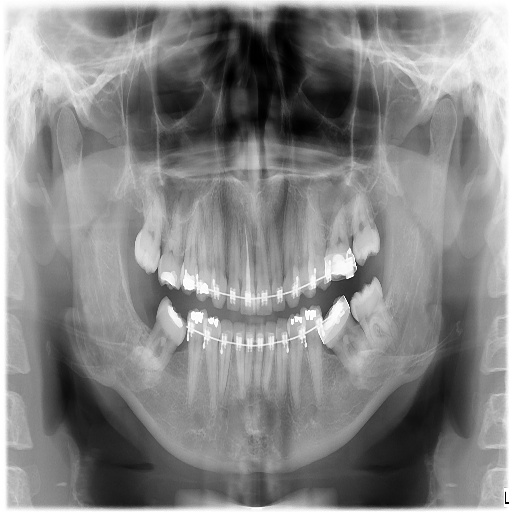
#> input picture Experiment_05/Inputs/images/CT.jpg, 512 x 512 px
$ python task_5_2.py   (older library calls are emulated)
#> lines starting #> are read from the running program, lines starting #| are printed output that depends on the picture
"""
Experiment 05 - Task 5.2: Prewitt vs. Sobel Noise Sensitivity Benchmarking
Quantifying Spurious Edge Breakthrough in Homogeneous Background Air ROI
Course: Medical Image Processing (B.Sc. Biomedical Engineering)
Faculty: Engr. Rana Talha Khalid | Riphah International University
"""

import os
import cv2
import numpy as np
import matplotlib.pyplot as plt
from scipy.ndimage import convolve


def run_task_5_2():
    print("=" * 70)
    print("EXPERIMENT 05 - TASK 5.2: PREWITT VS SOBEL NOISE SENSITIVITY BENCHMARK")
    print("=" * 70)

    # Path handling
    script_dir = os.path.dirname(os.path.abspath(__file__))
    exp_dir = os.path.dirname(script_dir)
    img_path = os.path.join(exp_dir, "Inputs", "images", "CT.jpg")
    if not os.path.exists(img_path):
        img_path = os.path.join(exp_dir, "..", "..", "images", "CT.jpg")

    img = cv2.imread(img_path, cv2.IMREAD_GRAYSCALE)
#> img is the input picture: shape (512, 512); min 0, max 255, mean 134.8
    if img is None:
        raise FileNotFoundError(f"Could not load image at {img_path}")

    H, W = img.shape
#> H = 512; W = 512

    # 1. Add simulated Gaussian electronic noise (sigma = 15.0)
    np.random.seed(42)
    noise_sigma = 15.0
    gaussian_noise = np.random.normal(0, noise_sigma, (H, W))
    noisy_img = np.clip(img.astype(float) + gaussian_noise, 0, 255).astype(np.uint8)

    # 2. Define homogeneous background air Region of Interest (ROI)
    # Background air at top-left corner
    r_start, r_end = 20, 80
    c_start, c_end = 20, 80
    roi_area = float((r_end - r_start) * (c_end - c_start))
    print(f"[INFO] Background Air ROI: [{r_start}:{r_end}, {c_start}:{c_end}] (Area: {int(roi_area)} pixels)")

    # 3. Prewitt Operator on Noisy Image
    px = np.array([[-1, 0, 1], [-1, 0, 1], [-1, 0, 1]], dtype=np.float32)
    py = np.array([[-1, -1, -1], [0, 0, 0], [1, 1, 1]], dtype=np.float32)
    noisy_f = noisy_img.astype(float)
    prew_mag = np.hypot(convolve(noisy_f, px), convolve(noisy_f, py))
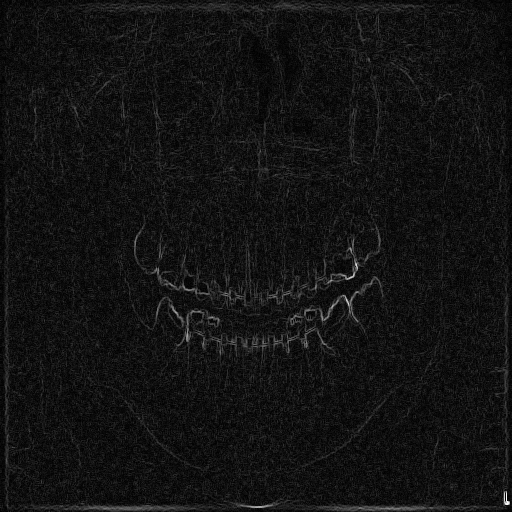
#> prew_mag: shape (512, 512) float64; min 0, max 756, mean 56.4; drawn with min black and max white

    # 4. Sobel Operator on Noisy Image
    sob_x = cv2.Sobel(noisy_img, cv2.CV_64F, 1, 0, ksize=3)
    sob_y = cv2.Sobel(noisy_img, cv2.CV_64F, 0, 1, ksize=3)
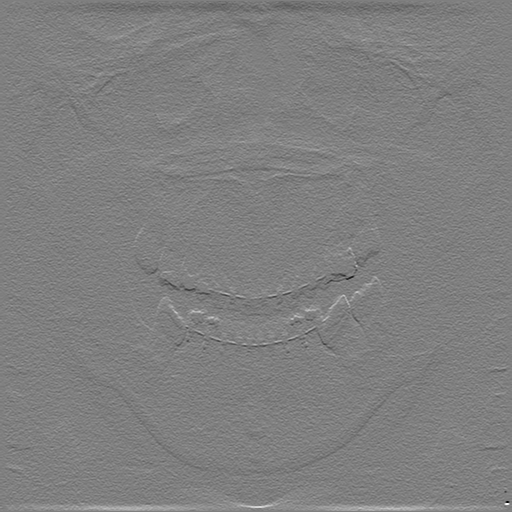
#> sob_y: shape (512, 512) float64; min -988, max 984, mean 0; drawn with min black and max white
    sob_mag = np.hypot(sob_x, sob_y)

    # 5. Calibrated Thresholding Analysis:
    # Sobel kernel has gain = 4 in orthogonal direction ([1, 2, 1]), while Prewitt has gain = 3 ([1, 1, 1]).
    # Equivalent step-edge response requires Sobel threshold = (4/3) * Prewitt threshold.
    eval_thresholds = [
        ("Level 1 (Low)", 35.0, 46.7),
        ("Level 2 (Standard)", 45.0, 60.0),
        ("Level 3 (High)", 55.0, 73.3),
        ("Level 4 (Strict)", 65.0, 86.7)
    ]

    prew_roi_counts = []
    sob_roi_counts = []
    prew_roi_rates = []
    sob_roi_rates = []

    print("\n" + "-" * 85)
    print(f"{'Sensitivity Level':<20} | {'Prewitt Th':<11} | {'Sobel Th':<10} | {'Prewitt False':<14} | {'Sobel False':<14}")
    print("-" * 85)

    for lvl_name, p_th, s_th in eval_thresholds:
        p_bin = (prew_mag > p_th).astype(np.uint8)
        s_bin = (sob_mag > s_th).astype(np.uint8)

        p_roi_cnt = int(np.count_nonzero(p_bin[r_start:r_end, c_start:c_end]))
        s_roi_cnt = int(np.count_nonzero(s_bin[r_start:r_end, c_start:c_end]))

        p_roi_rate = (p_roi_cnt / roi_area) * 100.0
        s_roi_rate = (s_roi_cnt / roi_area) * 100.0

        prew_roi_counts.append(p_roi_cnt)
        sob_roi_counts.append(s_roi_cnt)
        prew_roi_rates.append(p_roi_rate)
        sob_roi_rates.append(s_roi_rate)

        print(f"{lvl_name:<20} | {p_th:<11.1f} | {s_th:<10.1f} | {p_roi_cnt:<5} ({p_roi_rate:5.1f}%) | {s_roi_cnt:<5} ({s_roi_rate:5.1f}%)")
#> this loop made 4 passes
#> (p_roi_cnt, s_roi_cnt, p_roi_rate, s_roi_rate) on passes 1 to 4: (2317, 2427, 64.36, 67.42), (1742, 1866, 48.39, 51.83), (1247, 1389, 34.64, 38.58), (799, 928, 22.19, 25.78)
#| Level 1 (Low)        | 35.0        | 46.7       | 2317  ( 64.4%) | 2427  ( 67.4%)
#| Level 2 (Standard)   | 45.0        | 60.0       | 1742  ( 48.4%) | 1866  ( 51.8%)
#| Level 3 (High)       | 55.0        | 73.3       | 1247  ( 34.6%) | 1389  ( 38.6%)
#| Level 4 (Strict)     | 65.0        | 86.7       | 799   ( 22.2%) | 928   ( 25.8%)
#> pass 1, in run_task_5_2, `p_bin = (prew_mag > p_th).astype(np.uint8)`:
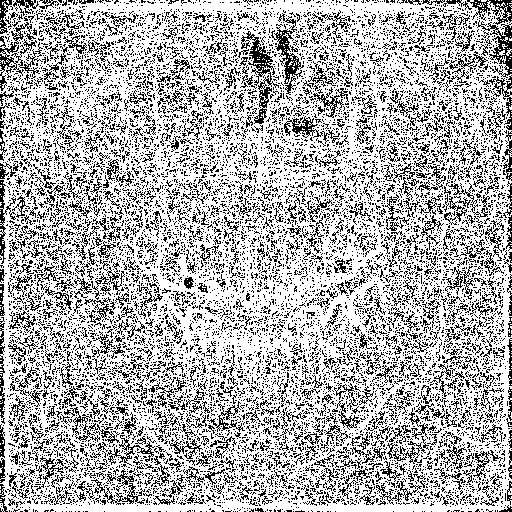
#> p_bin: shape (512, 512); values 0 (black) and 1 (white), 70.1% white; black in thin lines or dots
#> pass 1, in run_task_5_2, `s_bin = (sob_mag > s_th).astype(np.uint8)`:
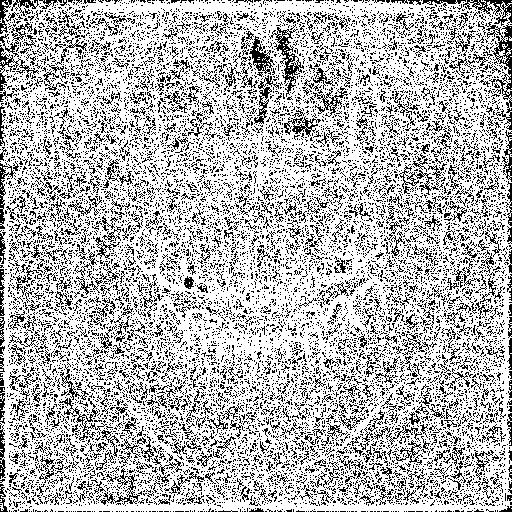
#> s_bin: shape (512, 512); values 0 (black) and 1 (white), 72.2% white; black in thin lines or dots
#> after the loop, prew_roi_counts = [2317, 1742, 1247, 799]; prew_roi_rates = [64.36, 48.39, 34.64, 22.19]; sob_roi_counts = [2427, 1866, 1389, 928]; sob_roi_rates = [67.42, 51.83, 38.58, 25.78]
    print("-" * 85)

    # Standard benchmark edge maps at Level 2 (45 vs 60)
    prew_edge_std = (prew_mag > 45.0).astype(np.uint8) * 255
#> prew_edge_std: shape (512, 512); 56.5% white; black in thin lines or dots
    sob_edge_std = (sob_mag > 60.0).astype(np.uint8) * 255
#> sob_edge_std: shape (512, 512); 59.1% white; black in thin lines or dots

    # Save outputs
    out_dir = os.path.join(exp_dir, "Outputs", "Python")
    os.makedirs(out_dir, exist_ok=True)
    cv2.imwrite(os.path.join(out_dir, "exp05_task_5_2_noisy_input.png"), noisy_img)
    cv2.imwrite(os.path.join(out_dir, "exp05_task_5_2_prewitt_noisy.png"), prew_edge_std)
    cv2.imwrite(os.path.join(out_dir, "exp05_task_5_2_sobel_noisy.png"), sob_edge_std)

    # Visualization
    fig, axes = plt.subplots(2, 2, figsize=(13, 11), dpi=300)

    # 1. Noisy image with ROI box
    roi_disp = cv2.cvtColor(noisy_img, cv2.COLOR_GRAY2RGB)
    cv2.rectangle(roi_disp, (c_start, r_start), (c_end, r_end), (255, 0, 0), 2)
#> roi_disp: shape (512, 512, 3); mean B, G, R 134.3, 133.6, 133.6
    axes[0, 0].imshow(roi_disp)
    axes[0, 0].set_title(f"Noisy Clinical CT Scan (Gaussian sigma = {int(noise_sigma)})\n[Red Box: Evaluated Homogeneous Background Air ROI]",
                         fontsize=11, fontweight="bold", pad=8)
    axes[0, 0].axis("off")

    # 2. Prewitt at Th=45
    p_roi_disp = cv2.cvtColor(prew_edge_std, cv2.COLOR_GRAY2RGB)
#> p_roi_disp: shape (512, 512, 3); 56.5% white; black in thin lines or dots
    cv2.rectangle(p_roi_disp, (c_start, r_start), (c_end, r_end), (255, 50, 50), 2)
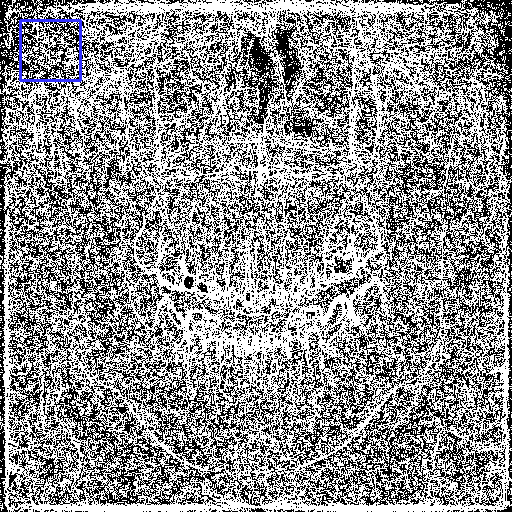
#> p_roi_disp: shape (512, 512, 3); mean B, G, R 144.4, 143.8, 143.8
    axes[0, 1].imshow(p_roi_disp)
    p_cnt_std = prew_roi_counts[1]
#> p_cnt_std = 1742
    p_rate_std = prew_roi_rates[1]
#> p_rate_std = 48.39
    axes[0, 1].set_title(f"Prewitt Operator (Calibrated Th = 45.0)\nAir ROI False Edges: {p_cnt_std:,} ({p_rate_std:.1f}%) [Box Averaging Clutter]",
                         fontsize=11, fontweight="bold", pad=8)
    axes[0, 1].axis("off")

    # 3. Sobel at Th=60
    s_roi_disp = cv2.cvtColor(sob_edge_std, cv2.COLOR_GRAY2RGB)
#> s_roi_disp: shape (512, 512, 3); 59.1% white; black in thin lines or dots
    cv2.rectangle(s_roi_disp, (c_start, r_start), (c_end, r_end), (50, 255, 50), 2)
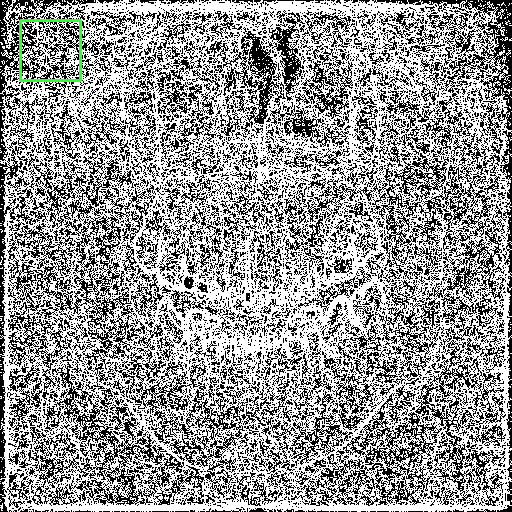
#> s_roi_disp: shape (512, 512, 3); mean B, G, R 150.6, 151.1, 150.6
    axes[1, 0].imshow(s_roi_disp)
    s_cnt_std = sob_roi_counts[1]
#> s_cnt_std = 1866
    s_rate_std = sob_roi_rates[1]
#> s_rate_std = 51.83
    axes[1, 0].set_title(f"Sobel Operator (Calibrated Th = 60.0)\nAir ROI False Edges: {s_cnt_std:,} ({s_rate_std:.1f}%) [Binomial Kernel Smoothing]",
                         fontsize=11, fontweight="bold", pad=8)
    axes[1, 0].axis("off")

    # 4. Quantitative Bar Chart Comparison
    x = np.arange(len(eval_thresholds))
    width = 0.35
    ax_bar = axes[1, 1]
    rects1 = ax_bar.bar(x - width/2, prew_roi_rates, width, label="Prewitt (Unweighted [1,1,1]^T)", color="#d9534f", edgecolor="black")
    rects2 = ax_bar.bar(x + width/2, sob_roi_rates, width, label="Sobel (Binomial [1,2,1]^T)", color="#5cb85c", edgecolor="black")
    ax_bar.set_ylabel("False Spurious Edge Rate (%) in Air ROI", fontsize=10, fontweight="bold")
    ax_bar.set_xlabel("Sensitivity Level (Calibrated Step-Response Thresholds)", fontsize=10, fontweight="bold")
    ax_bar.set_title("Spurious Edge Breakthrough across Calibrated Thresholds\nPrewitt vs. Sobel Kernel Frequency Selectivity", fontsize=11, fontweight="bold", pad=8)
    ax_bar.set_xticks(x)
    ax_bar.set_xticklabels([f"L{i+1}\n(P:{int(p)}/S:{int(s)})" for i, (_, p, s) in enumerate(eval_thresholds)], fontweight="bold", fontsize=9)
    ax_bar.legend(fontsize=9, loc="upper right")
    ax_bar.grid(axis="y", linestyle="--", alpha=0.5)

    # Bar value labels
    for rect in rects1:
        h = rect.get_height()
        ax_bar.annotate(f"{h:.1f}%", xy=(rect.get_x() + rect.get_width()/2, h),
                        xytext=(0, 3), textcoords="offset points", ha="center", va="bottom", fontsize=8, fontweight="bold")
#> this loop made 4 passes
#> h on passes 1 to 4: 64.36, 48.39, 34.64, 22.19
    for rect in rects2:
        h = rect.get_height()
        ax_bar.annotate(f"{h:.1f}%", xy=(rect.get_x() + rect.get_width()/2, h),
                        xytext=(0, 3), textcoords="offset points", ha="center", va="bottom", fontsize=8, fontweight="bold")
#> this loop made 4 passes
#> h on passes 1 to 4: 67.42, 51.83, 38.58, 25.78

    plt.suptitle("Task 5.2: Noise Sensitivity Benchmarking: Prewitt vs. Sobel Kernels\nBinomial Orthogonal Smoothing [1,2,1]^T vs. Unweighted Moving Average [1,1,1]^T",
                 fontsize=13, fontweight="bold", y=0.98)
    plt.tight_layout(rect=[0, 0.03, 1, 0.95])

    fig_dir = os.path.join(exp_dir, "Figures")
    os.makedirs(fig_dir, exist_ok=True)
    fig_path = os.path.join(fig_dir, "exp05_task_5_2_noise_sensitivity_py.png")
    plt.savefig(fig_path, dpi=300, bbox_inches="tight")
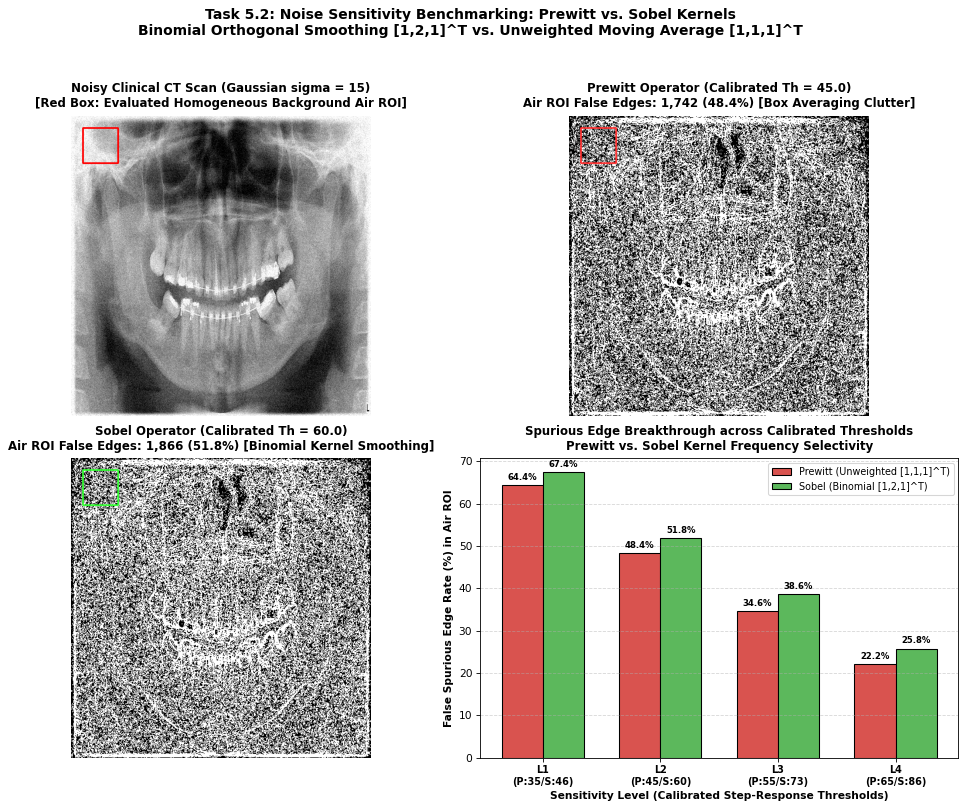
#> figure drawn by matplotlib, 4 panels; B, G, R data is drawn as R, G, B; panel 4: tallest bar 64.36 high, from x = -0.35 to 0; panel 4: tallest bar 67.42 high, from x = 2.78e-17 to 0.35
    plt.close()
    print(f"[SUCCESS] Figure saved to {fig_path}")

    return {
        "eval_thresholds": eval_thresholds,
        "prewitt_roi_rates": prew_roi_rates,
        "sobel_roi_rates": sob_roi_rates
    }


if __name__ == "__main__":
    run_task_5_2()

$ run again, with Experiment_05/Inputs/images/Xray.jpg copied over Experiment_05/Inputs/images/CT.jpg
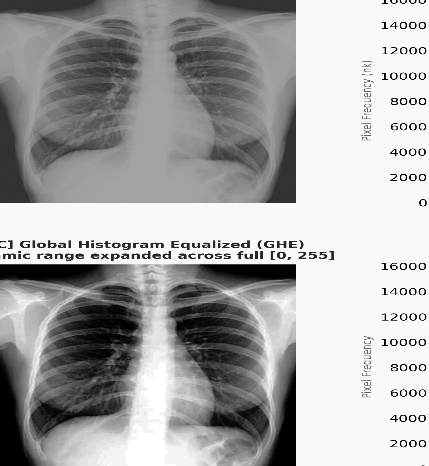
#> input picture Experiment_05/Inputs/images/Xray.jpg, 429 x 466 px
#> in run_task_5_2, img is the input picture: shape (466, 429); min 0, max 255, mean 168.1
#> the loop in run_task_5_2, `for lvl_name, p_th, s_th in eval_thresholds:` made 4 passes
#> (p_roi_cnt, s_roi_cnt, p_roi_rate, s_roi_rate) on passes 1 to 4: (2529, 2568, 70.25, 71.33), (1994, 2106, 55.39, 58.5), (1489, 1622, 41.36, 45.06), (1074, 1210, 29.83, 33.61)
#> (printed output is left out)
#> after the loop in run_task_5_2, `for lvl_name, p_th, s_th in eval_thresholds:`: prew_roi_counts = [2529, 1994, 1489, 1074]; prew_roi_rates = [70.25, 55.39, 41.36, 29.83]; sob_roi_counts = [2568, 2106, 1622, 1210]; sob_roi_rates = [71.33, 58.5, 45.06, 33.61]
#> prew_edge_std: shape (466, 429); 49.4% white in thin lines or dots
#> sob_edge_std: shape (466, 429); 52.1% white; black in thin lines or dots
#> p_cnt_std = 1994
#> p_rate_std = 55.39
#> in run_task_5_2, `cv2.rectangle(s_roi_disp, (c_start, r_start), (c_end, r_end), (50, 255..`:
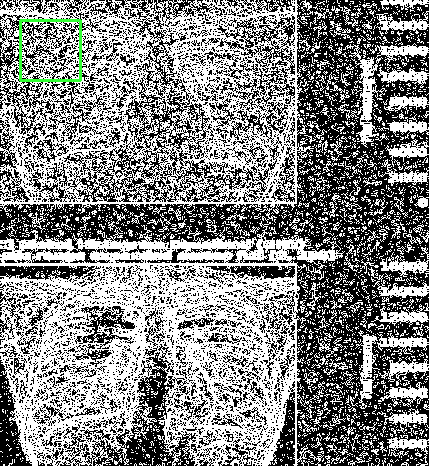
#> s_roi_disp: shape (466, 429, 3); mean B, G, R 132.6, 133.3, 132.6
#> s_cnt_std = 2106
#> s_rate_std = 58.5
#> the loop in run_task_5_2, `for rect in rects1:` made 4 passes
#> h on passes 1 to 4: 70.25, 55.39, 41.36, 29.83
#> the loop in run_task_5_2, `for rect in rects2:` made 4 passes
#> h on passes 1 to 4: 71.33, 58.5, 45.06, 33.61
#> in run_task_5_2, `plt.savefig(fig_path, dpi=300, bbox_inches="tight")`:
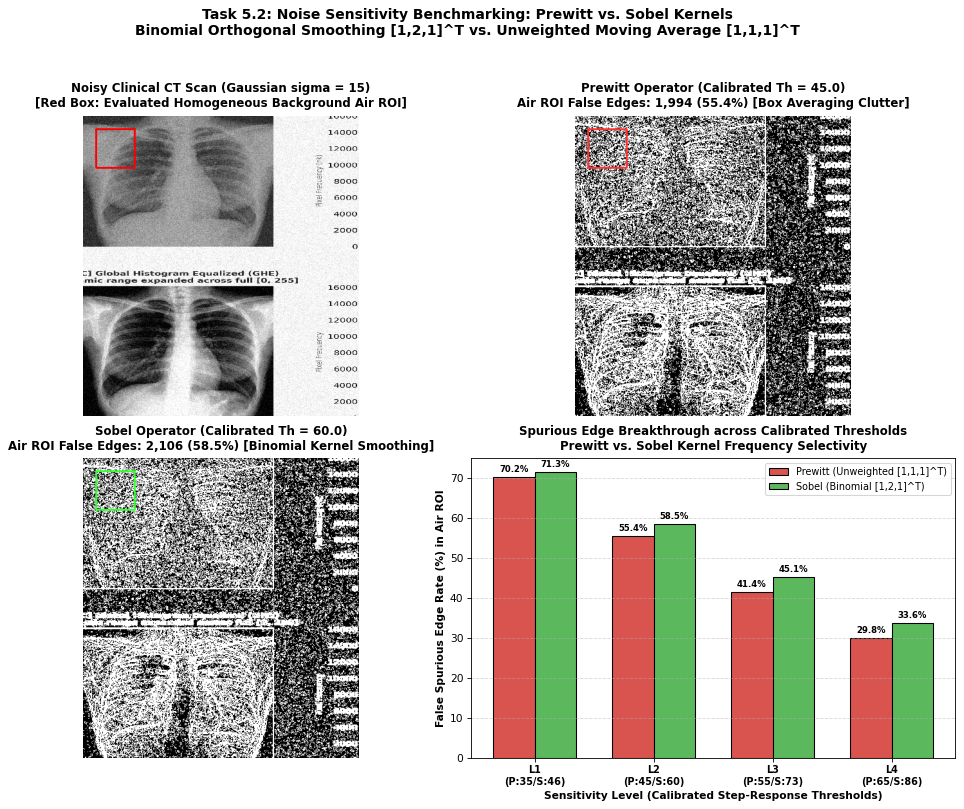
#> figure drawn by matplotlib, 4 panels; B, G, R data is drawn as R, G, B; panel 4: tallest bar 70.25 high, from x = -0.35 to 0; panel 4: tallest bar 71.33 high, from x = 2.78e-17 to 0.35
